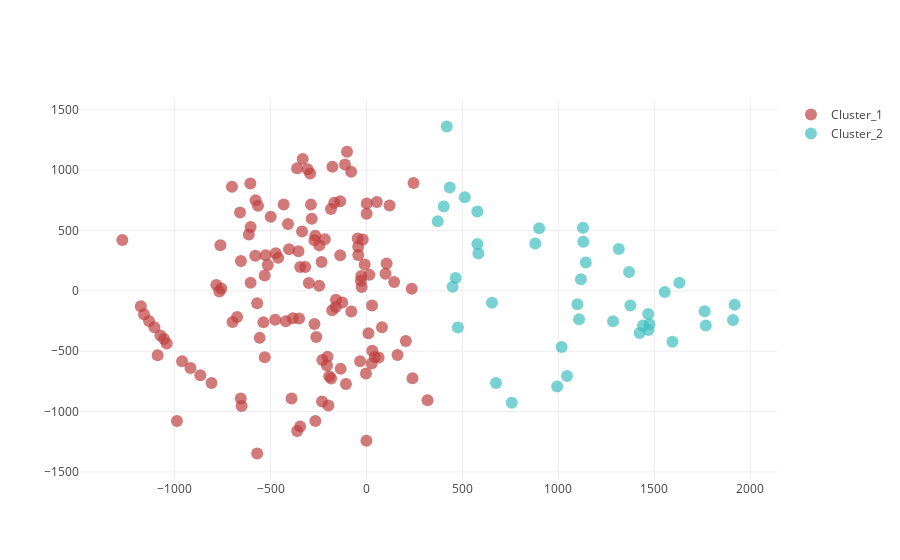

Notebook source saved alongside this figure:
### Code cell
## Visulization

from plotly.offline import download_plotlyjs, init_notebook_mode, plot, iplot
import plotly.graph_objs as go
init_notebook_mode(connected=True)
from sklearn.decomposition import PCA

KK = 2
reduced_data = PCA(n_components=2).fit_transform(X)
clustering = KMeans(n_clusters=KK).fit(reduced_data)
labels = clustering.labels_

plt_data = []
color = ['hsl('+str(h)+',50%'+',50%)' for h in np.linspace(0, 360, KK+1)]
for i in range(KK):
    cluster = []
    trace = []
    name = []
    for j in range(len(labels)):
        if labels[j] == i:
            cluster.append(j)
            name.append(Name[j])
        trace = go.Scatter(
        x = reduced_data[:,0][cluster],
        y = reduced_data[:,1][cluster],
        name = 'Cluster_'+str(i+1),
        text = name,
        mode = 'markers',
        hoverinfo = 'text',
        marker = dict(
            size = 12,
            opacity= 0.7,
            color = color[i])
    )
    plt_data.append(trace)


layout = dict(yaxis = dict(zeroline = False),
              xaxis = dict(zeroline = False))

fig = dict(data=plt_data, layout=layout)
iplot(fig, filename='styled-scatter')

### Figure 1 — Plotly figure (JSON) as saved in the notebook; plotly's stock layout.template omitted (floating-point values rounded to 4 significant figures)
{"data": [{"hoverinfo": "text", "marker": {"color": "hsl(0.0,50%,50%)", "opacity": 0.7, "size": 12}, "mode": "markers", "name": "Cluster_1", "text": ["AgTaO3", "SbScO3", "LaScO3", "BaSnO3", "LaAlO3", "SnZrO3", "SbGaO3", "SrSnO3", "BaSiO3", "LaGaO3", "PbSnO3", "BiInO3", "RbTaO3", "YInO3", "CsNbO3", "YScO3", "CaTiO3", "CaSnO3", "YAlO3", "PbHfO3", "LiTaO3", "SrZrO3", "CaHfO3", "RbNbO3", "PbZrO3", "YGaO3", "NaTaO3", "LuGaO3", "CsTaO3", "SnTiO3", "SrSiO3", "SbInO3", "SrHfO3", "BiAlO3", "AgNbO3", "LiOsO3", "BiScO3", "NaNbO3", "CaZrO3", "LuScO3", "BaHfO3", "LiNbO3", "PbTiO3", "MgTiO3", "BiGaO3", "PbSiO3", "SnSiO3", "BaTiO3", "BaZrO3", "SnHfO3", "ScAlO3", "LaInO3", "KTaO3", "KNbO3", "SrTiO3", "CaSiO3", "TbScO3", "TbGaO3", "LuInO3", "DyTiO3", "TbTiO3", "LaTiO3", "BiTiO3", "YTiO3", "InTiO3", "SmTiO3", "GaTiO3", "InFeO3", "YFeO3", "LaFeO3", "TlFeO3", "CaFeO3", "GaMnO3", "BaMnO3", "SrMnO3", "CaMnO3", "InMnO3", "CsVO3", "RbWO3", "CaAlO3", "BaYO3", "BaAlO3", "BaGaO3", "SrAlO3", "PbAlO3", "BaNbO3", "ErAlO3", "TbAlO3", "EuAlO3", "NdAlO3", "SmAlO3", "YbAlO3", "DyAlO3", "TmAlO3", "HoAlO3", "PmAlO3", "GdAlO3", "LaBO3", "ZnTiO3", "CdTiO3", "LiSbO3", "AgSbO3", "KSbO3", "YNiO3", "GdNiO3", "InNiO3", "LuNiO3", "LaNiO3", "ScNiO3", "BiCrO3", "LaCrO3", "CdHfO3", "HgZrO3", "TlAlO3", "TlScO3", "TlGaO3", "TlHfO3", "PbGaO3", "CdZrO3", "LiMgF3", "PbScO3", "HgTiO3", "TlSnO3", "TlInO3", "ZnZrO3", "ZnHfO3", "HgHfO3"], "type": "scatter", "x": [-126.3, -293.7, -403.8, -135.0, -655.3, -45.86, -285.4, -420.5, -231.6, -261.9, -300.8, -80.26, -2.961, -307.3, 204.9, -577.9, -384.1, -579.4, -1055.0, -29.21, -354.6, -159.5, -271.4, 63.09, -27.47, -525.7, -271.5, -603.9, 161.4, 28.62, -569.8, -101.6, -160.4, -674.3, -25.19, -654.3, -289.6, -178.6, -266.8, -605.3, 42.89, -217.4, 9.868, -499.3, -234.4, -266.5, -390.6, 27.03, 29.83, -43.17, -1272.0, -185.3, -107.2, -33.34, -203.3, -987.8, -565.6, -514.6, -332.5, -782.6, -766.9, -530.3, -79.54, -756.7, -246.6, -698.1, -335.8, -137.1, -613.3, -351.2, 80.59, -230.1, -409.2, 239.5, -205.7, -475.9, -345.6, 14.77, -345.7, -651.1, 235.7, -0.6637, 317.8, -361.4, -537.4, -198.8, -1134.0, -1041.0, -961.1, -807.9, -917.1, -1176.0, -1074.0, -1160.0, -1105.0, -866.0, -1088.0, -473.1, -361.6, -246.1, -659.0, -319.3, -184.4, -604.0, -569.8, -431.8, -761.3, -194.4, -701.1, -460.0, -556.7, -168.1, 53.77, -530.8, 120.0, 0.6239, 98.91, 144.0, -137.2, -9.778, 104.6, -19.67, -43.24, 244.7, -112.3, -177.5, 1.115], "y": [-97.47, 972.1, 345.3, -646.7, -892.6, 433.9, 597.6, -252.4, -917.3, -382.9, 64.43, 986.9, -684.6, 1007.0, -415.9, 750.2, -227.9, 291.3, -399.6, 82.61, 327.4, -73.7, 418.5, -551.9, 122.9, 295.7, -275.8, 528.6, -532.3, -120.6, -1348.0, 1153.0, -133.5, -216.0, 32.56, 246.2, 714.3, -160.9, 457.4, 888.5, -549.3, 426.8, -351.7, 614.8, 239.3, -1078.0, -891.8, -601.3, -496.9, 296.3, 420.3, 678.6, -772.8, -584.1, -546.4, -1080.0, 705.4, 214.5, 1093.0, 48.43, -5.749, -550.3, -170.9, 19.62, 42.9, -259.2, 490.8, 294.0, 466.0, -228.8, -302.3, -573.4, 553.0, -724.7, -618.6, -238.8, 198.0, 132.3, -1124.0, -955.0, 17.07, -1243.0, -906.1, -1161.0, -261.4, -950.8, -250.5, -436.1, -583.0, -763.2, -640.2, -128.7, -369.6, -194.7, -302.5, -699.7, -534.1, 310.7, 1016.0, 376.6, 648.9, 196.9, -727.1, 66.43, -102.3, 714.8, 378.4, -707.9, 863.1, 273.1, -389.8, 729.2, 736.7, 126.6, 706.5, 639.0, 141.6, 73.63, 742.3, 218.7, 226.3, 425.6, 364.9, 893.5, 1047.0, 1028.0, 723.7]}, {"hoverinfo": "text", "marker": {"color": "hsl(180.0,50%,50%)", "opacity": 0.7, "size": 12}, "mode": "markers", "name": "Cluster_2", "text": ["CsGaCl3", "RbAuCl3", "SrSbO3", "CsAuCl3", "RbAlCl3", "KTlCl3", "CsSeO3", "BaBiO3", "KAuCl3", "LaPbO3", "SrAsO3", "SrBiO3", "CsTeO3", "CsAuBr3", "CsAuF3", "KAuF3", "KCuF3", "CsAuI3", "KAuI3", "KAuBr3", "RbAuF3", "CsBeF3", "CsMgF3", "BaCO3", "CsPO3", "CsSnF3", "RbPbF3", "AgInF3", "BiPbO3", "CsZnF3", "RbInF3", "AgHgF3", "LaSbO3", "PbBiO3", "NaInF3", "CsInF3", "NaHgF3", "TlPbO3", "CsCdF3", "PbLaO3", "CsHgF3"], "type": "scatter", "x": [1594.0, 1474.0, 448.7, 1469.0, 1423.0, 1630.0, 879.4, 653.7, 1468.0, 402.3, 476.1, 582.7, 993.4, 1768.0, 1107.0, 1117.0, 674.7, 1910.0, 1918.0, 1762.0, 1098.0, 464.7, 756.8, 418.0, 371.1, 1554.0, 1368.0, 1143.0, 433.6, 1045.0, 1375.0, 1128.0, 899.6, 577.5, 1314.0, 1441.0, 1129.0, 512.1, 1016.0, 577.6, 1284.0], "y": [-421.1, -277.7, 34.65, -323.8, -348.8, 67.65, 392.1, -99.69, -191.3, 698.5, -304.2, 309.0, -792.1, -287.8, -236.5, 96.89, -764.6, -242.6, -115.8, -169.3, -111.4, 106.3, -927.1, 1362.0, 576.8, -10.2, 156.4, 234.2, 856.2, -705.8, -121.6, 523.3, 517.9, 388.2, 347.3, -288.0, 407.5, 775.1, -466.2, 656.4, -251.7]}], "layout": {"xaxis": {"zeroline": false}, "yaxis": {"zeroline": false}}}
